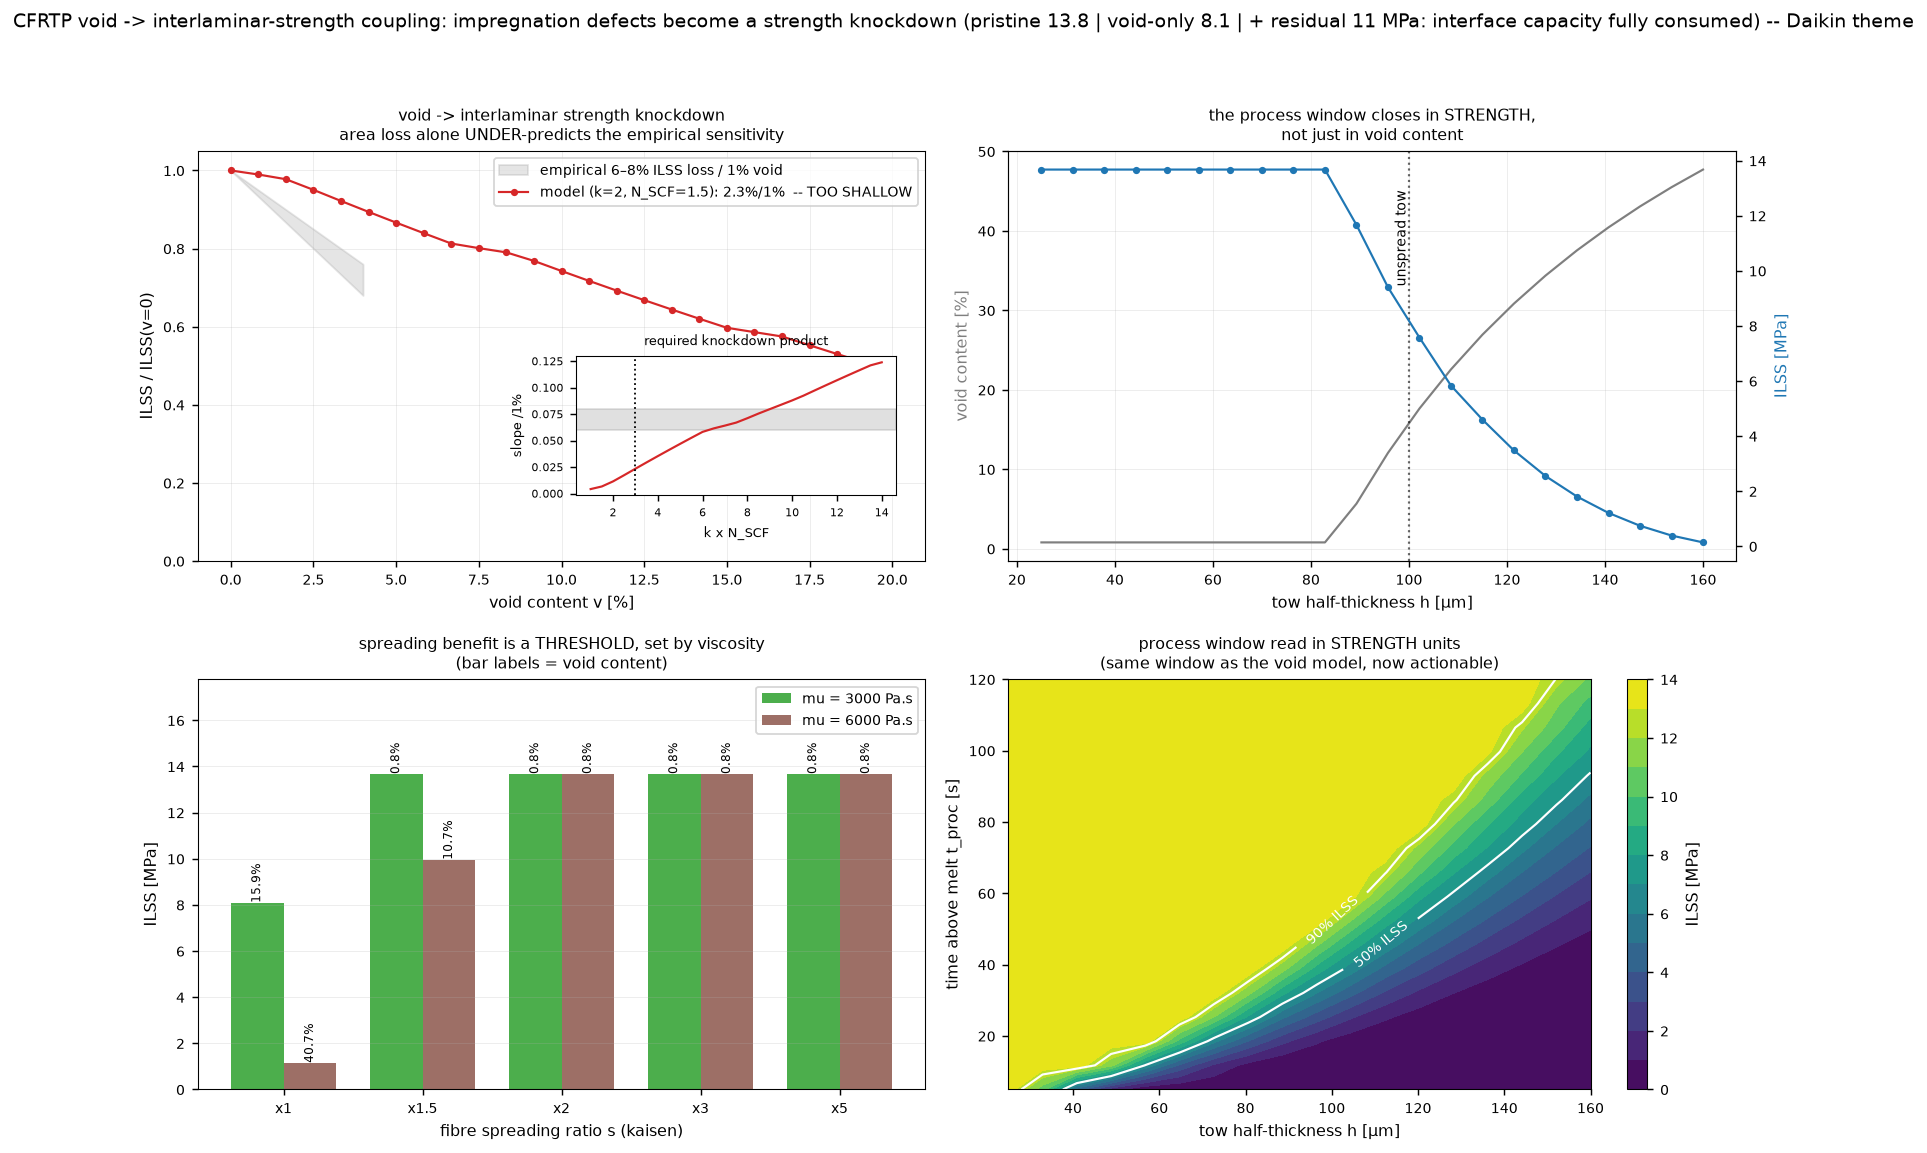

Recreate this plot in Python.
"""cfrtp_void_strength_coupling.py — couple the IMPREGNATION/VOID model
(cfrtp_impregnation_void.py) to the INTERLAMINAR STRENGTH model
(cfrtp_ilss_interface.py), closing the loop process -> void -> ILSS. This is the
"開繊/含浸のボイド→力学特性 連成" next step listed in research/CFRTP_DAIKIN_SUMMARY.md
and research/MEMO_cfrp_residual_stress_collab.md. Daikin/NEDO theme.

Why: the two Daikin issues are currently modelled in isolation. cfrtp_impregnation_void.py
predicts how much VOID a given process (tow thickness, spreading, time above melt,
viscosity, pressure) leaves behind; cfrtp_ilss_interface.py predicts ILSS from interface
strength/toughness. But voids are not a cosmetic defect: they remove bonded area at the
ply interface, so they directly degrade the interlaminar properties. Chaining the two
turns "how much void" into the number that actually matters for the part — "how much
interlaminar strength is left" — and lets the fibre-SPREADING (開繊) benefit be stated in
MECHANICAL terms rather than in impregnation-time terms.

Void -> interface property knockdown (stereology + net-section):
  * areal void fraction on the interface plane. By Delesse's principle the areal fraction
    on a RANDOM section equals the volume fraction v. Real interlaminar voids are not
    random: they are flattened and segregate to the ply interfaces, so they intercept the
    interface plane MORE than a random cut would. A segregation factor kappa >= 1 carries
    this (kappa = 1 recovers the random/Delesse lower bound):
        phi = 1 - min(kappa * v, 1)         (bonded area fraction left)
  * interface STRENGTH: net-section area loss, plus stress concentration in the narrowing
    ligaments between voids, as a power law
        tau_max_eff = tau_max * phi**N_SCF   (N_SCF = 1 -> pure area loss, >1 -> SCF penalty)
  * interface TOUGHNESS: dissipation happens only in bonded ligaments, so it scales with
    the surviving area, linearly and with no SCF term
        GIIc_eff = GIIc * phi
Then ILSS follows from the SAME cohesive shear-lag solver as cfrtp_ilss_interface.py,
called with the degraded (tau_max_eff, GIIc_eff) — no new mechanics, just the coupling.

Validated:
  * v = 0 -> phi = 1 -> ILSS reproduces the uncoupled baseline to machine precision;
  * the small-void slope is checked against the classic composites rule of thumb that
    ILSS falls by roughly 6-8% per 1% voids (up to ~4% voids) — an independent sanity
    anchor, since no fluoropolymer-CFRTP data is available here.

*** WHAT THE SANITY CHECK SAYS (a real, reported mismatch, not tuned away) ***
With the argued-for parameters (kappa=2, N_SCF=1.5) the model predicts only ~2.3% ILSS
loss per 1% void — roughly 3x SHALLOWER than the empirical 6-8%/1% band. The mechanism is
transparent: in this configuration the shear-lag ILSS is STRENGTH-controlled, not
toughness-controlled (checked directly: ILSS tracks tau_max almost linearly, while a 40%
cut in GIIc moves it ~1%; the strength limit tau_max=15 MPa binds well below the LEFM
limit sqrt(2 EA GIIc)/L = 27 MPa). So ILSS ~ tau_max * phi**N_SCF and the knockdown slope
is set by the product kappa*N_SCF, which is 3 here. Reaching the empirical band needs
kappa*N_SCF ~ 7-9 (reported by the script). Read physically, matching real ILSS-vs-void
data requires EITHER strong interlaminar segregation of flattened voids (kappa ~ 4-6,
plausible: interlaminar voids lie IN the bond plane rather than being randomly cut) OR
voids doing more than removing area — acting as crack INITIATORS / notches, which a
scalar area-fraction model cannot represent. This is a genuine, useful negative result: a
pure area-loss picture under-predicts how badly voids hurt ILSS, and it tells the
experimentalist exactly what to measure (void morphology and segregation at the interface
plane, not just total void volume).

Shows: the ILSS knockdown law vs void content (against the empirical band, with the
required-kappa*N_SCF sensitivity made explicit); void AND the resulting ILSS vs tow
thickness (where the process window really closes); the fibre-spreading (開繊) benefit
propagated all the way to ILSS, at two melt viscosities (so the THRESHOLD nature of the
benefit is visible); and an ILSS map over the (tow thickness, time above melt) process
window — the same window as cfrtp_impregnation_void.py, but read in strength rather than
void units. Also reports the triple coupling with residual stress (residual interfacial
shear eats interface capacity, cf. cfrtp_ilss_interface.py).

Honest scope: the knockdown law is a REDUCED stereological/net-section model with two
shape parameters (kappa, N_SCF) that are argued-for but NOT fitted to data — and, as
above, with those parameters it does NOT reproduce the empirical slope; the band is
reported as a check, never used to tune. Voids are a scalar fraction (no size
distribution, no explicit void geometry/location, no crack-initiation mechanism); the
underlying 1-D Darcy void model and mode-II shear-lag ILSS model keep all their own
limitations, and the ILSS regime conclusion is specific to this overlap/property set.
Illustrative fluoropolymer-CFRTP values throughout. Physics leads; no ML.

Run:  python3 cfrtp_void_strength_coupling.py     (writes cfrtp_void_strength_coupling.png)
      python3 cfrtp_void_strength_coupling.py --help
"""
from __future__ import annotations

import argparse

import numpy as np

from cfrtp_impregnation_void import void_content, t_impregnate, H0, T_PROC, MU, DP, VF
from cfrtp_ilss_interface import solve as ilss_solve

SEED = 20260726
# void -> interface knockdown shape parameters (argued-for, NOT fitted)
KAPPA_SEG = 2.0        # interlaminar segregation: voids intercept the interface plane
                       # kappa x more than a random section would (1.0 = Delesse/random)
N_SCF = 1.5            # strength exponent: 1.0 = pure net-section, >1 = stress concentration
# uncoupled baseline interface (the "weak / fluoropolymer" case of cfrtp_ilss_interface.py)
TAU_MAX_0 = 15e6       # [Pa]
GIIC_0 = 0.3e3         # [J/m^2]
# classic composites rule of thumb: ILSS falls ~6-8% per 1% voids up to ~4% voids
EMPIRICAL_SLOPE = (0.06, 0.08)   # fractional ILSS loss per 1% void


def bonded_fraction(v, kappa=KAPPA_SEG):
    """Areal bonded fraction left on the interface plane, from void volume fraction."""
    return np.clip(1.0 - kappa * np.asarray(v, float), 0.0, 1.0)


def degraded_interface(v, tau_max=TAU_MAX_0, GIIc=GIIC_0, kappa=KAPPA_SEG, n_scf=N_SCF):
    """Void-degraded interface strength and toughness."""
    phi = bonded_fraction(v, kappa)
    return tau_max * phi ** n_scf, GIIc * phi, phi


def ilss_of_void(v, tau_max=TAU_MAX_0, GIIc=GIIC_0, kappa=KAPPA_SEG, n_scf=N_SCF):
    """ILSS [Pa] for a given void volume fraction (0 -> uncoupled baseline)."""
    te, ge, phi = degraded_interface(v, tau_max, GIIc, kappa, n_scf)
    if te <= 0 or ge <= 0:
        return 0.0
    return ilss_solve(tau_max=te, GIIc=ge)[4]


def ilss_of_process(h, t_proc=T_PROC, vf=VF, mu=MU, dp=DP, **kw):
    """Full chain: process (tow half-thickness, time above melt, ...) -> void -> ILSS."""
    v = float(void_content(h, t_proc=t_proc, vf=vf, mu=mu, dp=dp))
    return ilss_of_void(v, **kw), v


def main():
    ap = argparse.ArgumentParser(description=__doc__,
                                 formatter_class=argparse.RawDescriptionHelpFormatter)
    ap.add_argument("--kappa", type=float, default=KAPPA_SEG, help="void interlaminar segregation factor")
    ap.add_argument("--nscf", type=float, default=N_SCF, help="strength knockdown exponent")
    ap.add_argument("--nmap", type=int, default=18, help="process-map resolution")
    ap.add_argument("--out", type=str, default="cfrtp_void_strength_coupling.png")
    args = ap.parse_args()
    np.random.seed(SEED)

    kw = dict(kappa=args.kappa, n_scf=args.nscf)
    ilss0 = ilss_of_void(0.0, **kw)
    ilss0_ref = ilss_solve(tau_max=TAU_MAX_0, GIIc=GIIC_0)[4]
    print(f"[validate] void=0 -> ILSS {ilss0/1e6:.6f} MPa vs uncoupled baseline "
          f"{ilss0_ref/1e6:.6f} MPa (rel err {abs(ilss0-ilss0_ref)/ilss0_ref:.2e}, should be ~0)")

    # knockdown law + comparison with the empirical rule of thumb
    vs = np.linspace(0, 0.20, 25)
    ilss_v = np.array([ilss_of_void(v, **kw) for v in vs])
    rel = ilss_v / ilss0
    # small-void slope: fractional ILSS loss per 1% void, over the 0..4% band the rule covers
    m = vs <= 0.04
    slope = -np.polyfit(vs[m] * 100.0, rel[m], 1)[0]
    lo, hi = EMPIRICAL_SLOPE
    verdict = "within" if lo <= slope <= hi else "OUTSIDE"
    print(f"[validate] small-void slope {slope*100:.1f}% ILSS loss per 1% void "
          f"({verdict} the classic {lo*100:.0f}-{hi*100:.0f}%/1% band; "
          f"kappa={args.kappa}, N_SCF={args.nscf}, product={args.kappa*args.nscf:.1f})")

    # what product kappa*N_SCF would be needed to reach the empirical band? (reported,
    # NOT applied -- the defaults stay at the argued-for values)
    def slope_for(product):
        kap = product / args.nscf
        il = np.array([ilss_of_void(v, kappa=kap, n_scf=args.nscf) for v in vs[m]])
        return -np.polyfit(vs[m] * 100.0, il / il[0], 1)[0]

    prods = np.linspace(1.0, 14.0, 27)
    sl = np.array([slope_for(p) for p in prods])
    need = prods[(sl >= lo) & (sl <= hi)]
    if verdict == "OUTSIDE" and len(need):
        print(f"[validate]   -> reaching the band needs kappa*N_SCF ≈ {need[0]:.1f}–{need[-1]:.1f} "
              f"(vs {args.kappa*args.nscf:.1f} used): i.e. strong interlaminar void segregation "
              "and/or a crack-initiation effect this area-loss model does not represent")
    # regime check that explains the shallow slope
    lefm = np.sqrt(2 * 100e9 * 0.3e-3 * GIIC_0) / 5e-3
    print(f"[validate] ILSS regime: strength limit {TAU_MAX_0/1e6:.0f} MPa vs LEFM limit "
          f"{lefm/1e6:.0f} MPa -> STRENGTH-controlled (so the knockdown follows tau_max*phi^N_SCF)")

    print(f"\nCFRTP void -> interlaminar strength coupling (baseline ILSS {ilss0/1e6:.1f} MPa):")
    for v in (0.01, 0.02, 0.05, 0.10):
        print(f"  void {v*100:4.1f}%  -> bonded area {bonded_fraction(v, args.kappa)*100:5.1f}%"
              f"  -> ILSS {ilss_of_void(v, **kw)/1e6:5.2f} MPa "
              f"({100*(1-ilss_of_void(v, **kw)/ilss0):4.1f}% lost)")

    # the spreading (開繊) benefit, carried through to ILSS, at two melt viscosities
    # (the harder mu=6000 case makes the benefit a gradient rather than a step)
    spreads = np.array([1, 1.5, 2, 3, 5])
    sp = {}
    for mu_i in (MU, 2 * MU):
        print(f"\nfibre spreading (開繊) benefit in MECHANICAL terms "
              f"(h0={H0*1e6:.0f} um, t_proc={T_PROC:.0f} s, mu={mu_i:.0f} Pa.s):")
        vv, ii = [], []
        for s in spreads:
            il, v = ilss_of_process(H0 / s, mu=mu_i, **kw)
            vv.append(v); ii.append(il)
            print(f"  spread x{s:<4g} h={H0/s*1e6:5.1f} um  t_imp {t_impregnate(H0/s, mu=mu_i):6.1f} s  "
                  f"void {v*100:5.2f}%  -> ILSS {il/1e6:5.2f} MPa")
        sp[mu_i] = (np.array(vv), np.array(ii))
    sp_void, sp_ilss = sp[MU]
    print(f"  -> at mu={MU:.0f} the benefit is a THRESHOLD: spreading x1.5 already completes "
          f"impregnation (ILSS {sp_ilss[0]/1e6:.2f} -> {sp_ilss[1]/1e6:.2f} MPa, "
          f"{sp_ilss[1]/sp_ilss[0]:.1f}x) and further spreading buys nothing, because the "
          "residual void sits at the pressure-reducible micro-void floor")
    v2, i2 = sp[2 * MU]
    print(f"  -> at mu={2*MU:.0f} (harder to impregnate) the threshold moves out to x{spreads[int(np.argmax(i2 >= 0.99*i2.max()))]:g}: "
          "viscosity sets how much spreading is enough")

    # void vs tow thickness, and the resulting ILSS
    hs = np.linspace(0.25, 1.6, 22) * H0
    v_h = np.array([float(void_content(h, t_proc=T_PROC)) for h in hs])
    ilss_h = np.array([ilss_of_void(v, **kw) for v in v_h])

    # triple coupling: residual interfacial shear ALSO eats interface capacity
    # (cf. cfrtp_ilss_interface.py) -- combine it with the void knockdown
    tau_res = 11e6
    v_ex = float(void_content(H0, t_proc=T_PROC))
    te_v, ge_v, phi_v = degraded_interface(v_ex, **kw)
    ilss_void_only = ilss_of_void(v_ex, **kw)
    ilss_res_only = ilss_solve(tau_max=TAU_MAX_0 - tau_res, GIIc=GIIC_0)[4]
    exhausted = te_v <= tau_res            # residual alone exceeds the degraded strength
    ilss_both = 0.0 if exhausted else ilss_solve(tau_max=te_v - tau_res, GIIc=ge_v)[4]
    print(f"\ntriple coupling at the unspread tow (void {v_ex*100:.1f}%, residual shear "
          f"{tau_res/1e6:.0f} MPa):")
    print(f"  pristine {ilss0/1e6:5.2f} | void only {ilss_void_only/1e6:5.2f} | "
          f"residual only {ilss_res_only/1e6:5.2f} | BOTH "
          + (f"{ilss_both/1e6:5.2f} MPa ({100*(1-ilss_both/ilss0):.0f}% lost)" if not exhausted
             else "0 (DEGENERATE)"))
    if exhausted:
        print(f"  -> degenerate, not a solver failure: the void-degraded interface strength "
              f"({te_v/1e6:.1f} MPa) is BELOW the residual interfacial shear "
              f"({tau_res/1e6:.0f} MPa), so no capacity is left for applied load. Physically "
              "this predicts spontaneous interlaminar failure on cool-down, i.e. this "
              "(void, residual) combination is outside the feasible process window.")

    # process-window map: ILSS over (tow thickness, time above melt)
    n = args.nmap
    hh = np.linspace(0.25, 1.6, n) * H0
    tt = np.linspace(5, 120, n)
    Z = np.zeros((n, n))
    for i, t_p in enumerate(tt):
        for j, h in enumerate(hh):
            Z[i, j] = ilss_of_process(h, t_proc=t_p, **kw)[0] / 1e6

    _plot(args.out, vs, rel, slope, ilss0, hs, v_h, ilss_h, spreads, sp,
          hh, tt, Z, args.kappa, args.nscf, prods, sl,
          (ilss0, ilss_void_only, ilss_res_only, ilss_both, exhausted), v_ex, tau_res)
    print(f"\nwrote {args.out}")


def _plot(out, vs, rel, slope, ilss0, hs, v_h, ilss_h, spreads, sp,
          hh, tt, Z, kappa, n_scf, prods, sl, quad, v_ex, tau_res):
    import matplotlib
    matplotlib.use("Agg")
    import os, shutil, sys
    sys.path.insert(0, os.path.join(os.path.dirname(os.path.abspath(__file__)),
                                    "slides", "figure_sources"))
    try:                                   # repo convention: thesis_style, graceful fallback
        from thesis_style import use
        use(width_frac=1.0, aspect=0.45)
        if shutil.which("latex") is None:  # style turns usetex on; no TeX here -> plain text
            matplotlib.rcParams["text.usetex"] = False
            matplotlib.rcParams["font.family"] = "sans-serif"   # lmodern is unavailable too
    except Exception:
        pass
    import matplotlib.pyplot as plt
    fig, ax = plt.subplots(2, 2, figsize=(13, 9))

    # (a) knockdown law vs the empirical band
    a = ax[0, 0]
    lo, hi = EMPIRICAL_SLOPE
    vv = np.linspace(0, 0.04, 20)
    a.fill_between(vv * 100, 1 - hi * vv * 100, 1 - lo * vv * 100, color="#999999", alpha=0.25,
                   label=f"empirical {lo*100:.0f}–{hi*100:.0f}% ILSS loss / 1% void")
    a.plot(vs * 100, rel, "-o", ms=3, color="#d62728",
           label=f"model (k={kappa:g}, N_SCF={n_scf:g}): {slope*100:.1f}%/1%  -- TOO SHALLOW")
    a.set_xlabel("void content v [%]"); a.set_ylabel("ILSS / ILSS(v=0)")
    a.set_title("void -> interlaminar strength knockdown\n"
                "area loss alone UNDER-predicts the empirical sensitivity")
    a.legend(fontsize=8); a.grid(True, alpha=0.3); a.set_ylim(0, 1.05)
    # inset: what product k*N_SCF would be needed to enter the band
    ai = a.inset_axes([0.52, 0.16, 0.44, 0.34])
    ai.axhspan(lo, hi, color="#999999", alpha=0.3)
    ai.plot(prods, sl, "-", color="#d62728", lw=1.2)
    ai.axvline(kappa * n_scf, color="k", ls=":", lw=1.0)
    ai.set_xlabel("k x N_SCF", fontsize=7); ai.set_ylabel("slope /1%", fontsize=7)
    ai.tick_params(labelsize=6); ai.set_title("required knockdown product", fontsize=7)

    # (b) tow thickness -> void AND the resulting ILSS
    b = ax[0, 1]; b2 = b.twinx()
    b.plot(hs * 1e6, v_h * 100, "-", color="#7f7f7f", label="void content")
    b2.plot(hs * 1e6, ilss_h / 1e6, "-o", ms=3, color="#1f77b4", label="ILSS")
    b.axvline(H0 * 1e6, color="k", ls=":", alpha=0.6)
    b.annotate("unspread tow", (H0 * 1e6, b.get_ylim()[1] * 0.9), fontsize=8,
               ha="right", rotation=90, va="top")
    b.set_xlabel("tow half-thickness h [µm]"); b.set_ylabel("void content [%]", color="#7f7f7f")
    b2.set_ylabel("ILSS [MPa]", color="#1f77b4")
    b.set_title("the process window closes in STRENGTH,\nnot just in void content")
    b.grid(True, alpha=0.3)

    # (c) spreading benefit carried through to ILSS, at two melt viscosities
    c = ax[1, 0]
    xpos = np.arange(len(spreads)); w = 0.38
    mus = sorted(sp.keys())
    for k, (mu_i, col) in enumerate(zip(mus, ("#2ca02c", "#8c564b"))):
        vv, ii = sp[mu_i]
        c.bar(xpos + (k - 0.5) * w, ii / 1e6, w, color=col, alpha=0.85,
              label=f"mu = {mu_i:.0f} Pa.s")
        for j, (il, v) in enumerate(zip(ii, vv)):
            c.annotate(f"{v*100:.1f}%", (xpos[j] + (k - 0.5) * w, il / 1e6),
                       ha="center", va="bottom", fontsize=6.5, rotation=90)
    c.set_xticks(xpos); c.set_xticklabels([f"x{s:g}" for s in spreads])
    c.set_xlabel("fibre spreading ratio s (kaisen)"); c.set_ylabel("ILSS [MPa]")
    c.set_title("spreading benefit is a THRESHOLD, set by viscosity\n(bar labels = void content)")
    c.legend(fontsize=8); c.grid(True, alpha=0.3, axis="y")
    c.set_ylim(0, max(sp[m_][1].max() for m_ in mus) / 1e6 * 1.3)

    # (d) ILSS process-window map
    d = ax[1, 1]
    im = d.contourf(hh * 1e6, tt, Z, levels=16, cmap="viridis")
    fig.colorbar(im, ax=d, label="ILSS [MPa]")
    cs = d.contour(hh * 1e6, tt, Z, levels=[0.5 * ilss0 / 1e6, 0.9 * ilss0 / 1e6],
                   colors="w", linewidths=1.2)
    d.clabel(cs, fmt={0.5 * ilss0 / 1e6: "50% ILSS", 0.9 * ilss0 / 1e6: "90% ILSS"}, fontsize=8)
    d.set_xlabel("tow half-thickness h [µm]"); d.set_ylabel("time above melt t_proc [s]")
    d.set_title("process window read in STRENGTH units\n(same window as the void model, now actionable)")

    p0, pv, pr, pb, exh = quad
    both = "interface capacity fully consumed" if exh else f"{pb/1e6:.1f} MPa"
    fig.suptitle("CFRTP void -> interlaminar-strength coupling: impregnation defects become a "
                 f"strength knockdown (pristine {p0/1e6:.1f} | void-only {pv/1e6:.1f} | "
                 f"+ residual {tau_res/1e6:.0f} MPa: {both}) -- Daikin theme", fontsize=10.5)
    fig.tight_layout(rect=[0, 0, 1, 0.95])
    fig.savefig(out, dpi=130)


if __name__ == "__main__":
    main()
